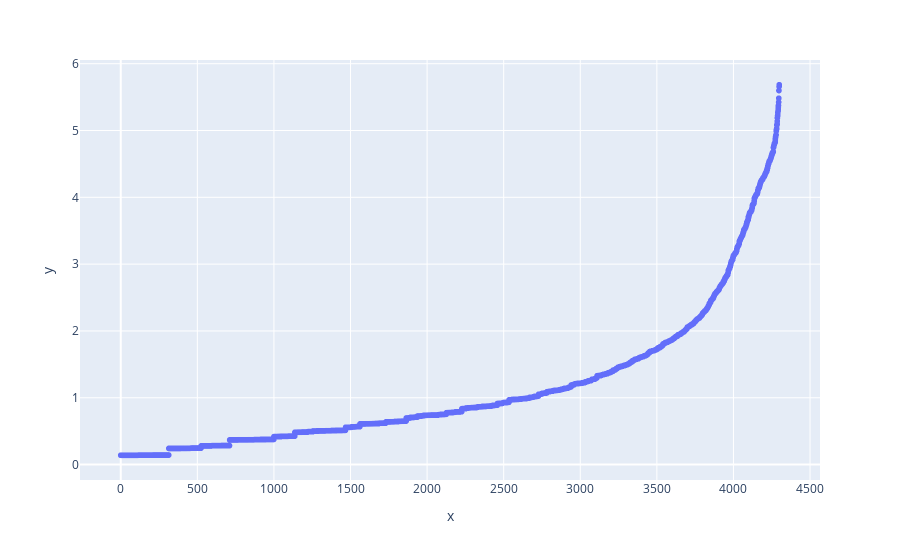

Notebook code cell kept with this figure:
### Code cell
px.scatter(x=data_distance.index[:4300], 
           y=data_distance.sort_values('min_distance')['min_distance'][:4300]).show()

### Figure 1 — Plotly figure (JSON) as saved in the notebook; plotly's stock layout.template omitted (floating-point values rounded to 4 significant figures; data arrays with more than 128 entries replaced by an {"elided": "..."} marker saying what was removed)
{"data": [{"hovertemplate": "x=%{x}<br>y=%{y}<extra></extra>", "legendgroup": "", "marker": {"color": "#636efa", "symbol": "circle"}, "mode": "markers", "name": "", "showlegend": false, "type": "scattergl", "x": {"elided": "4300 int values"}, "xaxis": "x", "y": {"elided": "4300 float values"}, "yaxis": "y"}], "layout": {"legend": {"tracegroupgap": 0}, "margin": {"t": 60}, "xaxis": {"anchor": "y", "domain": [0, 1], "title": {"text": "x"}}, "yaxis": {"anchor": "x", "domain": [0, 1], "title": {"text": "y"}}}}
